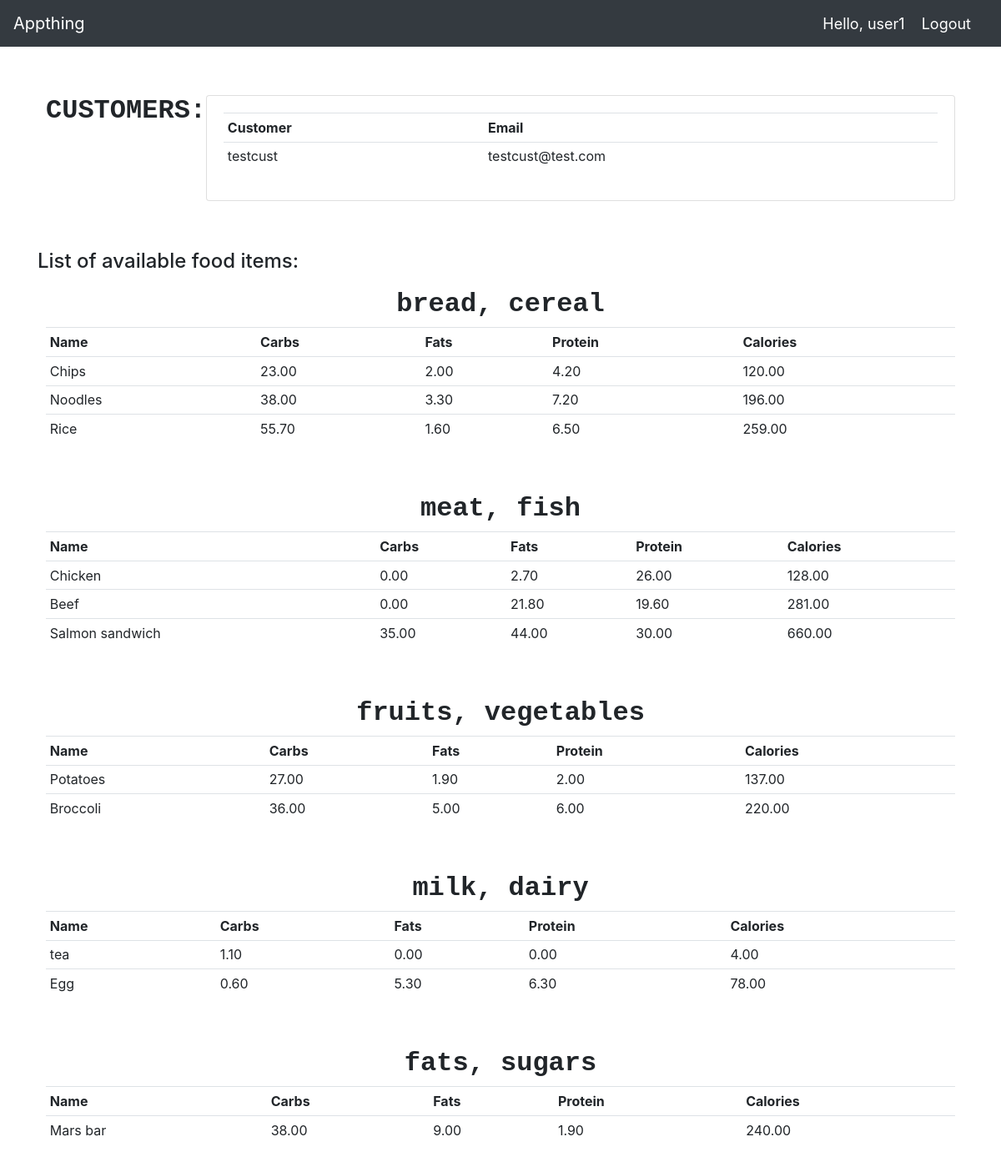
The page / (signed in) on the database as committed earlier.
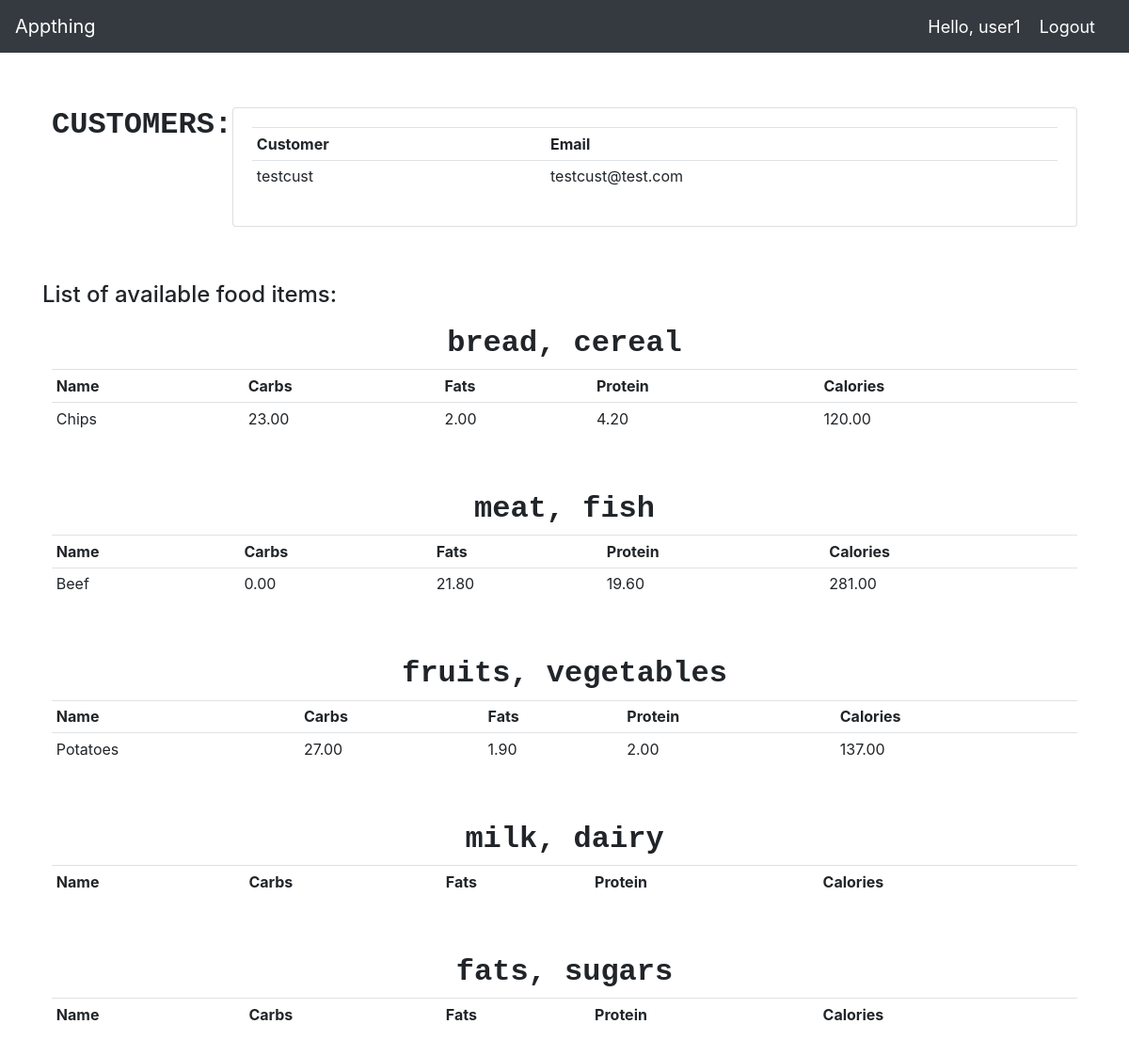
The same page on the database as committed later.
### Appthing/models.py (models this page shows, shortened)
class Customer(models.Model):
    user = models.OneToOneField(User, null=True, on_delete=models.CASCADE)
    name=models.CharField(max_length=200,null=True)
    email=models.CharField(max_length=200,null=True)
    date_created=models.DateTimeField(auto_now_add=True,null=True)

class Fooditem(models.Model):
    name = models.CharField(max_length=200)
    category = models.ManyToManyField(Category)
    carbohydrate = models.DecimalField(max_digits=5,decimal_places=2,default=0)
    fats = models.DecimalField(max_digits=5,decimal_places=2,default=0)
    protein = models.DecimalField(max_digits=5,decimal_places=2,default=0)
    calories=models.DecimalField(max_digits=5,decimal_places=2,default=0,blank=True)
    quantity = models.IntegerField(default=1,null=True,blank=True)
    description = models.CharField(max_length=200,null=True,blank=True)

### Appthing/views.py (the view)
# urls.py: path('',views.home,name='home'),
@login_required(login_url='login')
def home(request):
    bread=Category.objects.filter(name='bread, cereal')[0].fooditem_set.all()[:5]
    meat=Category.objects.filter(name='meat, fish')[0].fooditem_set.all()[:5]
    fruits=Category.objects.filter(name='fruits, vegetables')[0].fooditem_set.all()[:5]
    milk=Category.objects.filter(name='milk, dairy')[0].fooditem_set.all()[:5]
    fats = Category.objects.filter(name='fats, sugars')[0].fooditem_set.all()[:5]
    customers=Customer.objects.all()
    context={'bread':bread,
              'meat':meat,
              'fruits':fruits,
              'milk':milk,
              'fats':fats,
              'customers':customers,
            }
    return render(request,'main.html',context)

### Appthing/templates/main.html (shortened to what this page needs)
{% load static %}
<!DOCTYPE html>
<html lang="en">
<head>
    <link rel="stylesheet" href="https://stackpath.bootstrapcdn.com/bootstrap/4.5.0/css/bootstrap.min.css"0>
    <link rel="stylesheet" href="{% static 'css/main.css' %}">
</head>
<body>
    {% include 'navbar.html' %}
    <br>
    <br>
    <div class="container">
    {% block content %}
        <div class="flex-box-row">
            <h5 id="heading">CUSTOMERS:</h5>
            <br>
            <br>
            <div class="card card-body">
               <table class="table table-sm">
                    <tr>
                        <th>Customer</th>
                        <th>Email</th>
                    </tr>
                    {% for cust in customers %}
                    <tr>
                        <td>{{cust.name}} </td>
                        <td> {{cust.email}} </td>
                    </tr>
                    {% endfor %}
                </table>
            </div>
        </div>
        <br><br>
    <h4>List of available food items:</h4>
        <div class="flex-box-row">
            <h5 id="heading">bread, cereal</h5>
               <table class="table table-sm">
                    <tr>
                        <th>Name</th>
                        <th>Carbs</th>
                        <th>Fats</th>
                        <th>Protein</th>
                        <th>Calories</th>
                    </tr>
                   {% for items in bread %}
                    <tr>
                        <td>{{items.name}} </td>
                        <td>{{items.carbohydrate}} </td>
                        <td>{{items.fats}} </td>
                        <td>{{items.protein}} </td>
                        <td>{{items.calories}} </td>
                        </tr>
                    {% endfor %}
                </table>
        </div>
<br>
        <div class="flex-box-row">
            <h5 id="heading">meat, fish</h5>
             <table class="table table-sm">
                    <tr>
                        <th>Name</th>
                        <th>Carbs</th>
                        <th>Fats</th>
                        <th>Protein</th>
                        <th>Calories</th>
                    </tr>
                   {% for items in meat %}
                    <tr>
                        <td>{{items.name}} </td>
                        <td>{{items.carbohydrate}} </td>
                        <td>{{items.fats}} </td>
                        <td>{{items.protein}} </td>
                        <td>{{items.calories}} </td>
                        </tr>
                    {% endfor %}
                </table>
        </div>
        <br>
        <div class="flex-box-row">
            <h5 id="heading">fruits, vegetables</h5>
                <table class="table table-sm">
                    <tr>
                        <th>Name</th>
                        <th>Carbs</th>
                        <th>Fats</th>
                        <th>Protein</th>
                        <th>Calories</th>
                    </tr>
                   {% for items in fruits %}
                    <tr>
                        <td>{{items.name}} </td>
                        <td>{{items.carbohydrate}} </td>
                        <td>{{items.fats}} </td>
                        <td>{{items.protein}} </td>
                        <td>{{items.calories}} </td>
                        </tr>
                    {% endfor %}
                </table>
        </div>
        <br>
        <div class="flex-box-row">
            <h5 id="heading">milk, dairy</h5>
                <table class="table table-sm">
                    <tr>
                        <th>Name</th>
                        <th>Carbs</th>
                        <th>Fats</th>
                        <th>Protein</th>
                        <th>Calories</th>
                    </tr>
                   {% for items in milk %}
                    <tr>
                        <td>{{items.name}} </td>
                        <td>{{items.carbohydrate}} </td>
                        <td>{{items.fats}} </td>
                        <td>{{items.protein}} </td>
                        <td>{{items.calories}} </td>
                        </tr>
                    {% endfor %}
                </table>
        </div>
<br>
<div class="flex-box-row">
    <h5 id="heading">fats, sugars</h5>
        <table class="table table-sm">
            <tr>
                <th>Name</th>
                <th>Carbs</th>
                <th>Fats</th>
                <th>Protein</th>
                <th>Calories</th>
            </tr>
           {% for items in fats %}
            <tr>
                <td>{{items.name}} </td>
                <td>{{items.carbohydrate}} </td>
                <td>{{items.fats}} </td>
                <td>{{items.protein}} </td>
                <td>{{items.calories}} </td>
                </tr>
            {% endfor %}
        </table>
</div>
<br>
    {% endblock %}
    </div>
</body>
</html>

### Appthing/templates/navbar.html (shortened to what this page needs)
{% load static%}
<nav class="navbar navbar-expand-lg navbar-dark bg-dark">
    <a class="navbar-brand" href="{% url 'home' %}">Appthing</a>
    <span class="hello-msg">Hello, {{request.user}}</span>
    <span ><a  class="hello-msg" href="{% url 'logout' %}">Logout</a></span>
  </nav>

### static/main.css (style rules this page uses)
.flex-box-row { display:flex; padding : 10px; flex-wrap: wrap; justify-content: space-around; }
#heading { text-shadow: antiquewhite; font-family: 'Courier New', Courier, monospace; font-weight: 550; font-size: xx-large; text-align: left; }

### Appthing/templates/navbar.html (style rules this page uses)
.hello-msg { font-size: 18px; color: #fff; margin-right: 20px; }

Rows that differ between the two databases and show on the page:
removed Fooditem: name "Noodles", carbohydrate "38.00", fats "3.30", protein "7.20", calories "196.00", shown under "bread, cereal"
removed Fooditem: name "Rice", carbohydrate "55.70", fats "1.60", protein "6.50", calories "259.00", shown under "bread, cereal"
removed Fooditem: name "Chicken", carbohydrate "0.00", fats "2.70", protein "26.00", calories "128.00", shown under "meat, fish"
removed Fooditem: name "Salmon sandwich", carbohydrate "35.00", fats "44.00", protein "30.00", calories "660.00", shown under "meat, fish"
removed Fooditem: name "Broccoli", carbohydrate "36.00", fats "5.00", protein "6.00", calories "220.00", shown under "fruits, vegetables"
removed Fooditem: name "tea", carbohydrate "1.10", fats "0.00", protein "0.00", calories "4.00", shown under "milk, dairy"
removed Fooditem: name "Egg", carbohydrate "0.60", fats "5.30", protein "6.30", calories "78.00", shown under "milk, dairy"
removed Fooditem: name "Mars bar", carbohydrate "38.00", fats "9.00", protein "1.90", calories "240.00", shown under "fats, sugars"
